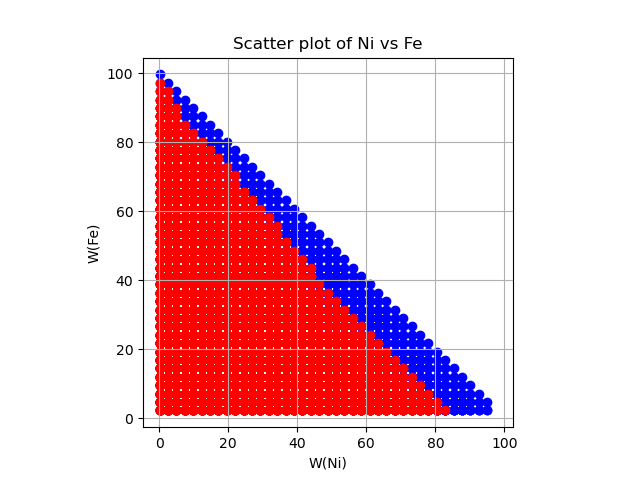

Recreate this plot in Python.
from tc_python import *
import matplotlib.pyplot as plt
import numpy as np
import pandas as pd
from multiprocessing import Pool

current_directory = os.path.dirname(os.path.abspath(__file__))
cache_fname = os.path.basename(__file__) + "_cache"
output_fname = os.path.splitext(os.path.basename(__file__))[0]

print("Cache Filename: ", cache_fname)
print("Output Filename: ", output_fname)
print("Current Dir: ", current_directory)

# # Setup thermodynamic calculation
# with TCPython() as start:
#     calculation = (
#         start
#         .set_cache_folder(os.path.join(current_directory, cache_fname))
#         .set_ges_version(5)
#         .select_database_and_elements("tchea4", ["Ni", "Cr", "Mo", "Ti", "Fe"])
#         .get_system()
#         .with_batch_equilibrium_calculation()
#         .set_condition("W(Ni)", 95E-2)
#         .set_condition("W(Cr)", 0.1E-2)
#         .set_condition("W(Mo)", 0.1E-2)
#         .set_condition("W(Ti)", 0.1E-2)
#         .set_condition("T", 1000+273.15)
#         .disable_global_minimization()
#     )

#     # Generate condition combinations for equilibrium calculations
#     k = 40
#     list_of_conditions = [(("W(Ni)", w_ni), ("W(Cr)", w_cr), ("W(Mo)", 0.1E-2), ("W(Ti)", w_ti), ("T", tk))
#                           for w_ni in np.linspace(0.1E-2, 0.95, k)
#                           for w_cr in np.linspace(0.1E-2, 0.95, k)
#                           for w_ti in np.linspace(0.1E-2, 0.95, k)
#                           for tk in np.arange(900+273.15, 1300+273.15, 50)
#                           if w_ni + w_cr + 0.1E-2 + w_ti <= 1]

#     calculation.set_conditions_for_equilibria(list_of_conditions)

#     results = calculation.calculate(
#         ["np(FCC_L12)", "np(FCC_L12#1)", "np(FCC_L12#2)"], 100)

#     list_np_FCC_L12 = results.get_values_of('np(FCC_L12)')
#     list_np_FCC_L12_1 = results.get_values_of('np(FCC_L12#1)')
#     list_np_FCC_L12_2 = results.get_values_of('np(FCC_L12#2)')


def tc_calculation(tk):
    # Setup thermodynamic calculation
    with TCPython() as start:
        calculation = (
            start
            .set_cache_folder(os.path.join(current_directory, cache_fname))
            .set_ges_version(5)
            .select_database_and_elements("tchea4", ["Ni", "Cr", "Mo", "Ti", "Fe"])
            .get_system()
            .with_batch_equilibrium_calculation()
            .set_condition("W(Ni)", 95E-2)
            .set_condition("W(Cr)", 0.1E-2)
            .set_condition("W(Mo)", 0.1E-2)
            .set_condition("W(Ti)", 0.1E-2)
            .set_condition("T", 1000+273.15)
            .disable_global_minimization()
        )

        # Generate condition combinations for equilibrium calculations
        k = 40
        list_of_conditions = [(("W(Ni)", w_ni), ("W(Cr)", w_cr), ("W(Mo)", 0.1E-2), ("W(Ti)", w_ti), ("T", tk))
                              for w_ni in np.linspace(0.1E-2, 0.95, k)
                              for w_cr in np.linspace(0.1E-2, 0.95, k)
                              for w_ti in np.linspace(0.1E-2, 0.95, k)
                              if w_ni + w_cr + 0.1E-2 + w_ti <= 1]

        calculation.set_conditions_for_equilibria(list_of_conditions)

        results = calculation.calculate(
            ["np(FCC_L12)", "np(FCC_L12#1)", "np(FCC_L12#2)"], 100)

        return (
            list_of_conditions,
            results.get_values_of('np(FCC_L12)'),
            results.get_values_of('np(FCC_L12#1)'),
            results.get_values_of('np(FCC_L12#2)')
        )


# Parallelize the computation over different tk values
tk_values = np.arange(900+273.15, 1300+273.15, 50)
with Pool() as pool:
    all_results = pool.map(tc_calculation, tk_values)

# print(len(all_results[0]))

# Merge results from different processes
list_of_conditions = [res[0] for res in all_results]
list_np_FCC_L12 = [res[1] for res in all_results]
list_np_FCC_L12_1 = [res[2] for res in all_results]
list_np_FCC_L12_2 = [res[3] for res in all_results]

print(len(list_of_conditions))

# Flattening the lists
list_of_conditions = [
    item for sublist in list_of_conditions for item in sublist]
list_np_FCC_L12 = [item for sublist in list_np_FCC_L12 for item in sublist]
list_np_FCC_L12_1 = [item for sublist in list_np_FCC_L12_1 for item in sublist]
list_np_FCC_L12_2 = [item for sublist in list_np_FCC_L12_2 for item in sublist]
print(len(list_of_conditions))


# ====== postprocessing of tc calculation ======
list_np_FCC_L12_merge = [max(a, b, c) for a, b, c in zip(
    list_np_FCC_L12, list_np_FCC_L12_1, list_np_FCC_L12_2)]

df = pd.DataFrame(columns=['Ni', 'Cr', 'Mo', 'Ti',
                  'T', 'np(FCC_L12)', 'np(FCC_L12#1)', 'np(FCC_L12#2)',
                           'np(FCC_L12)_merge'])

# Convert conditions and results to DataFrame
df = pd.DataFrame({
    'Ni': [dict(conditions)['W(Ni)']*100 for conditions in list_of_conditions],
    'Cr': [dict(conditions)['W(Cr)']*100 for conditions in list_of_conditions],
    'Mo': [dict(conditions)['W(Mo)']*100 for conditions in list_of_conditions],
    'Ti': [dict(conditions)['W(Ti)']*100 for conditions in list_of_conditions],
    'T': [dict(conditions)['T'] for conditions in list_of_conditions],
    'np(FCC_L12)': list_np_FCC_L12,
    'np(FCC_L12#1)': list_np_FCC_L12_1,
    'np(FCC_L12#2)': list_np_FCC_L12_2,
    'np(FCC_L12)_merge': list_np_FCC_L12_merge
})

df.to_excel(os.path.join(current_directory,
            "tc_full_df_check.xlsx"), index=False)

# --- data showing FCC possibilties
# Group by 'Ni' and 'Cr' and filter groups with any 'np(FCC_L12)' value > 0.99
filtered_groups_FCC_y = df.groupby(['Ni', 'Cr', 'Mo', 'Ti']).filter(
    lambda x: (x['np(FCC_L12)_merge'] > 0.99).any())
# Get unique 'Ni' and 'Cr' combinations
result_FCC_y = filtered_groups_FCC_y[['Ni', 'Cr', 'Mo', 'Ti']
                                     ].drop_duplicates().reset_index(drop=True)

# Calculate the 'Fe' column values
result_FCC_y['Fe'] = 100 - result_FCC_y['Ni'] - \
    result_FCC_y['Cr'] - result_FCC_y['Mo'] - result_FCC_y['Ti']
print(result_FCC_y.head(3))
# df_output_fname = output_fname+".xlsx"
df_output_fname = "MultiTaskModel_NiCrTiFe_Mo_TC_wt_pct.xlsx"

result_FCC_y.to_excel(
    os.path.join(current_directory, df_output_fname), index=False)

# --- data showing NO FCC possibilties
# Get unique combinations where 'np(FCC_L12)_merge' < 1 for each group
filtered_groups_FCC_n = df.groupby(['Ni', 'Cr', 'Mo', 'Ti']).filter(
    lambda group: group['np(FCC_L12)_merge'].max() < 0.99)
result_FCC_n = filtered_groups_FCC_n[['Ni', 'Cr', 'Mo', 'Ti']
                                     ].drop_duplicates().reset_index(drop=True)
result_FCC_n['Fe'] = 100 - result_FCC_n['Ni'] - \
    result_FCC_n['Cr'] - result_FCC_n['Mo'] - result_FCC_n['Ti']

# Plotting
plt.scatter(result_FCC_y['Ni'], result_FCC_y['Fe'],
            marker='o', color='blue', label='Y values')
plt.scatter(result_FCC_n['Ni'], result_FCC_n['Fe'],
            marker='o', color='red', label='N values')
plt.title('Scatter plot of Ni vs Fe')
plt.xlabel('W(Ni)')
plt.ylabel('W(Fe)')
plt.grid(True)
plt.xlim(0, 100)
plt.ylim(0, 100)
plt.axis('square')
plt_output_fname = output_fname+".png"
plt.savefig(os.path.join(current_directory, plt_output_fname))
